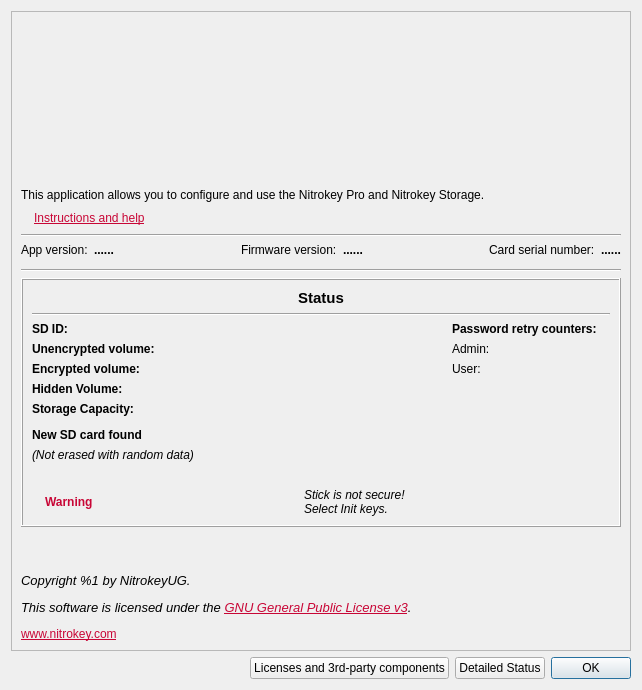
<?xml version="1.0" encoding="UTF-8"?>
<ui version="4.0">
 <class>AboutDialog</class>
 <widget class="QDialog" name="AboutDialog">
  <property name="geometry">
   <rect>
    <x>0</x>
    <y>0</y>
    <width>642</width>
    <height>589</height>
   </rect>
  </property>
  <property name="sizePolicy">
   <sizepolicy hsizetype="Fixed" vsizetype="Fixed">
    <horstretch>0</horstretch>
    <verstretch>0</verstretch>
   </sizepolicy>
  </property>
  <property name="focusPolicy">
   <enum>Qt::NoFocus</enum>
  </property>
  <property name="windowTitle">
   <string>About</string>
  </property>
  <property name="windowIcon">
   <iconset resource="resources.qrc">
    <normaloff>:/images/new/icon_NK.svg</normaloff>:/images/new/icon_NK.svg</iconset>
  </property>
  <property name="autoFillBackground">
   <bool>false</bool>
  </property>
  <layout class="QVBoxLayout" name="verticalLayout_2">
   <item>
    <widget class="QFrame" name="frame">
     <property name="sizePolicy">
      <sizepolicy hsizetype="MinimumExpanding" vsizetype="MinimumExpanding">
       <horstretch>0</horstretch>
       <verstretch>0</verstretch>
      </sizepolicy>
     </property>
     <property name="frameShape">
      <enum>QFrame::StyledPanel</enum>
     </property>
     <property name="frameShadow">
      <enum>QFrame::Sunken</enum>
     </property>
     <layout class="QVBoxLayout" name="verticalLayout_3">
      <item>
       <layout class="QHBoxLayout" name="horizontalLayout_3">
        <item>
         <widget class="QLabel" name="IconLabel">
          <property name="sizePolicy">
           <sizepolicy hsizetype="Fixed" vsizetype="Fixed">
            <horstretch>0</horstretch>
            <verstretch>0</verstretch>
           </sizepolicy>
          </property>
          <property name="minimumSize">
           <size>
            <width>500</width>
            <height>161</height>
           </size>
          </property>
          <property name="maximumSize">
           <size>
            <width>500</width>
            <height>161</height>
           </size>
          </property>
          <property name="accessibleDescription">
           <string>Logo</string>
          </property>
          <property name="text">
           <string notr="true"/>
          </property>
          <property name="pixmap">
           <pixmap resource="resources.qrc">:/images/new/icon_Logo_App.svg</pixmap>
          </property>
         </widget>
        </item>
       </layout>
      </item>
      <item>
       <layout class="QVBoxLayout" name="verticalLayout_7">
        <item>
         <widget class="QLabel" name="label_7">
          <property name="focusPolicy">
           <enum>Qt::StrongFocus</enum>
          </property>
          <property name="text">
           <string>&lt;html&gt;&lt;head/&gt;&lt;body&gt;&lt;p&gt;This application allows you to configure and use the Nitrokey Pro and Nitrokey Storage.&lt;/p&gt;&lt;/body&gt;&lt;/html&gt;</string>
          </property>
          <property name="alignment">
           <set>Qt::AlignLeading|Qt::AlignLeft|Qt::AlignTop</set>
          </property>
          <property name="wordWrap">
           <bool>true</bool>
          </property>
         </widget>
        </item>
        <item>
         <layout class="QHBoxLayout" name="horizontalLayout_5">
          <item>
           <widget class="QLabel" name="info_icon">
            <property name="text">
             <string notr="true"/>
            </property>
           </widget>
          </item>
          <item>
           <widget class="QLabel" name="label_6">
            <property name="focusPolicy">
             <enum>Qt::StrongFocus</enum>
            </property>
            <property name="text">
             <string>&lt;html&gt;&lt;head/&gt;&lt;body&gt;&lt;p&gt;&lt;a href=&quot;https://www.nitrokey.com/start&quot;&gt;&lt;span style=&quot; text-decoration: underline; color:#c80636;&quot;&gt;Instructions and help&lt;/span&gt;&lt;/a&gt;&lt;/p&gt;&lt;/body&gt;&lt;/html&gt;</string>
            </property>
            <property name="openExternalLinks">
             <bool>true</bool>
            </property>
           </widget>
          </item>
          <item>
           <spacer name="horizontalSpacer_3">
            <property name="orientation">
             <enum>Qt::Horizontal</enum>
            </property>
            <property name="sizeHint" stdset="0">
             <size>
              <width>40</width>
              <height>20</height>
             </size>
            </property>
           </spacer>
          </item>
         </layout>
        </item>
       </layout>
      </item>
      <item>
       <widget class="Line" name="line_2">
        <property name="orientation">
         <enum>Qt::Horizontal</enum>
        </property>
       </widget>
      </item>
      <item>
       <layout class="QHBoxLayout" name="horizontalLayout_7">
        <item>
         <layout class="QFormLayout" name="formLayout_2">
          <property name="fieldGrowthPolicy">
           <enum>QFormLayout::AllNonFixedFieldsGrow</enum>
          </property>
          <item row="0" column="0">
           <widget class="QLabel" name="label_3">
            <property name="focusPolicy">
             <enum>Qt::StrongFocus</enum>
            </property>
            <property name="text">
             <string>App version:</string>
            </property>
           </widget>
          </item>
          <item row="0" column="1">
           <widget class="QLabel" name="VersionLabel">
            <property name="font">
             <font>
              <weight>75</weight>
              <bold>true</bold>
             </font>
            </property>
            <property name="focusPolicy">
             <enum>Qt::StrongFocus</enum>
            </property>
            <property name="text">
             <string notr="true">......</string>
            </property>
           </widget>
          </item>
         </layout>
        </item>
        <item>
         <spacer name="horizontalSpacer_2">
          <property name="orientation">
           <enum>Qt::Horizontal</enum>
          </property>
          <property name="sizeHint" stdset="0">
           <size>
            <width>0</width>
            <height>20</height>
           </size>
          </property>
         </spacer>
        </item>
        <item>
         <layout class="QFormLayout" name="formLayout_3">
          <item row="0" column="0">
           <widget class="QLabel" name="label_4">
            <property name="focusPolicy">
             <enum>Qt::StrongFocus</enum>
            </property>
            <property name="text">
             <string>Firmware version:</string>
            </property>
           </widget>
          </item>
          <item row="0" column="1">
           <widget class="QLabel" name="firmwareLabel">
            <property name="font">
             <font>
              <weight>75</weight>
              <bold>true</bold>
             </font>
            </property>
            <property name="focusPolicy">
             <enum>Qt::StrongFocus</enum>
            </property>
            <property name="text">
             <string notr="true">......</string>
            </property>
           </widget>
          </item>
         </layout>
        </item>
        <item>
         <spacer name="horizontalSpacer_8">
          <property name="orientation">
           <enum>Qt::Horizontal</enum>
          </property>
          <property name="sizeHint" stdset="0">
           <size>
            <width>0</width>
            <height>20</height>
           </size>
          </property>
         </spacer>
        </item>
        <item>
         <layout class="QFormLayout" name="formLayout_4">
          <item row="0" column="0">
           <widget class="QLabel" name="label_5">
            <property name="focusPolicy">
             <enum>Qt::StrongFocus</enum>
            </property>
            <property name="text">
             <string>Card serial number:</string>
            </property>
           </widget>
          </item>
          <item row="0" column="1">
           <widget class="QLabel" name="serialEdit">
            <property name="font">
             <font>
              <weight>75</weight>
              <bold>true</bold>
             </font>
            </property>
            <property name="focusPolicy">
             <enum>Qt::StrongFocus</enum>
            </property>
            <property name="accessibleName">
             <string/>
            </property>
            <property name="text">
             <string notr="true">......</string>
            </property>
           </widget>
          </item>
         </layout>
        </item>
       </layout>
      </item>
      <item>
       <widget class="Line" name="line_3">
        <property name="orientation">
         <enum>Qt::Horizontal</enum>
        </property>
       </widget>
      </item>
      <item>
       <widget class="QFrame" name="frame_2">
        <property name="sizePolicy">
         <sizepolicy hsizetype="MinimumExpanding" vsizetype="MinimumExpanding">
          <horstretch>0</horstretch>
          <verstretch>0</verstretch>
         </sizepolicy>
        </property>
        <property name="frameShape">
         <enum>QFrame::Box</enum>
        </property>
        <property name="frameShadow">
         <enum>QFrame::Raised</enum>
        </property>
        <layout class="QVBoxLayout" name="verticalLayout">
         <item>
          <widget class="QLabel" name="label">
           <property name="font">
            <font>
             <pointsize>11</pointsize>
             <weight>75</weight>
             <bold>true</bold>
            </font>
           </property>
           <property name="text">
            <string>Status</string>
           </property>
           <property name="alignment">
            <set>Qt::AlignCenter</set>
           </property>
          </widget>
         </item>
         <item>
          <widget class="Line" name="line">
           <property name="orientation">
            <enum>Qt::Horizontal</enum>
           </property>
          </widget>
         </item>
         <item>
          <layout class="QHBoxLayout" name="horizontalLayout_6">
           <item>
            <layout class="QFormLayout" name="storage_info">
             <property name="sizeConstraint">
              <enum>QLayout::SetMinimumSize</enum>
             </property>
             <property name="fieldGrowthPolicy">
              <enum>QFormLayout::AllNonFixedFieldsGrow</enum>
             </property>
             <item row="0" column="0">
              <widget class="QLabel" name="label_8">
               <property name="font">
                <font>
                 <weight>75</weight>
                 <bold>true</bold>
                </font>
               </property>
               <property name="focusPolicy">
                <enum>Qt::StrongFocus</enum>
               </property>
               <property name="text">
                <string>SD ID:</string>
               </property>
              </widget>
             </item>
             <item row="0" column="1">
              <widget class="QLabel" name="sd_id_label">
               <property name="focusPolicy">
                <enum>Qt::StrongFocus</enum>
               </property>
               <property name="text">
                <string/>
               </property>
              </widget>
             </item>
             <item row="1" column="0">
              <widget class="QLabel" name="label_9">
               <property name="font">
                <font>
                 <weight>75</weight>
                 <bold>true</bold>
                </font>
               </property>
               <property name="focusPolicy">
                <enum>Qt::StrongFocus</enum>
               </property>
               <property name="text">
                <string>Unencrypted volume:</string>
               </property>
              </widget>
             </item>
             <item row="1" column="1">
              <widget class="QLabel" name="unencrypted_volume_label">
               <property name="focusPolicy">
                <enum>Qt::StrongFocus</enum>
               </property>
               <property name="text">
                <string/>
               </property>
              </widget>
             </item>
             <item row="2" column="0">
              <widget class="QLabel" name="label_10">
               <property name="font">
                <font>
                 <weight>75</weight>
                 <bold>true</bold>
                </font>
               </property>
               <property name="focusPolicy">
                <enum>Qt::StrongFocus</enum>
               </property>
               <property name="text">
                <string>Encrypted volume:</string>
               </property>
              </widget>
             </item>
             <item row="2" column="1">
              <widget class="QLabel" name="encrypted_volume_label">
               <property name="focusPolicy">
                <enum>Qt::StrongFocus</enum>
               </property>
               <property name="text">
                <string/>
               </property>
              </widget>
             </item>
             <item row="3" column="0">
              <widget class="QLabel" name="label_11">
               <property name="font">
                <font>
                 <weight>75</weight>
                 <bold>true</bold>
                </font>
               </property>
               <property name="focusPolicy">
                <enum>Qt::StrongFocus</enum>
               </property>
               <property name="text">
                <string>Hidden Volume:</string>
               </property>
              </widget>
             </item>
             <item row="3" column="1">
              <widget class="QLabel" name="hidden_volume_label">
               <property name="focusPolicy">
                <enum>Qt::StrongFocus</enum>
               </property>
               <property name="text">
                <string/>
               </property>
              </widget>
             </item>
             <item row="5" column="0">
              <widget class="QLabel" name="static_storage_info">
               <property name="font">
                <font>
                 <weight>75</weight>
                 <bold>true</bold>
                </font>
               </property>
               <property name="focusPolicy">
                <enum>Qt::StrongFocus</enum>
               </property>
               <property name="text">
                <string>Storage Capacity:</string>
               </property>
              </widget>
             </item>
             <item row="6" column="0">
              <spacer name="verticalSpacer_3">
               <property name="orientation">
                <enum>Qt::Vertical</enum>
               </property>
               <property name="sizeHint" stdset="0">
                <size>
                 <width>20</width>
                 <height>0</height>
                </size>
               </property>
              </spacer>
             </item>
             <item row="5" column="1">
              <widget class="QLabel" name="l_storage_capacity">
               <property name="focusPolicy">
                <enum>Qt::StrongFocus</enum>
               </property>
               <property name="text">
                <string notr="true"/>
               </property>
              </widget>
             </item>
            </layout>
           </item>
           <item>
            <spacer name="horizontalSpacer_6">
             <property name="orientation">
              <enum>Qt::Horizontal</enum>
             </property>
             <property name="sizeHint" stdset="0">
              <size>
               <width>0</width>
               <height>20</height>
              </size>
             </property>
            </spacer>
           </item>
           <item>
            <layout class="QFormLayout" name="formLayout">
             <item row="1" column="0">
              <widget class="QLabel" name="label1">
               <property name="focusPolicy">
                <enum>Qt::StrongFocus</enum>
               </property>
               <property name="text">
                <string>Admin:</string>
               </property>
              </widget>
             </item>
             <item row="2" column="0">
              <widget class="QLabel" name="label2">
               <property name="focusPolicy">
                <enum>Qt::StrongFocus</enum>
               </property>
               <property name="text">
                <string>User:</string>
               </property>
              </widget>
             </item>
             <item row="1" column="1">
              <widget class="QLabel" name="admin_retry_label">
               <property name="focusPolicy">
                <enum>Qt::StrongFocus</enum>
               </property>
               <property name="text">
                <string/>
               </property>
              </widget>
             </item>
             <item row="2" column="1">
              <widget class="QLabel" name="user_retry_label">
               <property name="focusPolicy">
                <enum>Qt::StrongFocus</enum>
               </property>
               <property name="text">
                <string/>
               </property>
              </widget>
             </item>
             <item row="0" column="0">
              <widget class="QLabel" name="label_2">
               <property name="font">
                <font>
                 <weight>75</weight>
                 <bold>true</bold>
                </font>
               </property>
               <property name="focusPolicy">
                <enum>Qt::StrongFocus</enum>
               </property>
               <property name="text">
                <string>Password retry counters:</string>
               </property>
              </widget>
             </item>
            </layout>
           </item>
          </layout>
         </item>
         <item>
          <widget class="QLabel" name="newsd_label">
           <property name="font">
            <font>
             <weight>75</weight>
             <bold>true</bold>
            </font>
           </property>
           <property name="focusPolicy">
            <enum>Qt::StrongFocus</enum>
           </property>
           <property name="text">
            <string>New SD card found</string>
           </property>
          </widget>
         </item>
         <item>
          <widget class="QLabel" name="not_erased_sd_label">
           <property name="font">
            <font>
             <italic>true</italic>
            </font>
           </property>
           <property name="focusPolicy">
            <enum>Qt::StrongFocus</enum>
           </property>
           <property name="text">
            <string>(Not erased with random data)</string>
           </property>
          </widget>
         </item>
         <item>
          <widget class="QLabel" name="DeviceStatusLabel">
           <property name="text">
            <string/>
           </property>
          </widget>
         </item>
         <item>
          <layout class="QHBoxLayout" name="horizontalLayout_4">
           <property name="sizeConstraint">
            <enum>QLayout::SetMinimumSize</enum>
           </property>
           <item>
            <widget class="QLabel" name="warning_sign">
             <property name="text">
              <string/>
             </property>
             <property name="scaledContents">
              <bool>true</bool>
             </property>
            </widget>
           </item>
           <item>
            <widget class="QLabel" name="label_12">
             <property name="font">
              <font>
               <weight>75</weight>
               <bold>true</bold>
              </font>
             </property>
             <property name="focusPolicy">
              <enum>Qt::StrongFocus</enum>
             </property>
             <property name="text">
              <string>&lt;span style=&quot;color:#c80636&quot;&gt;Warning&lt;/span&gt;</string>
             </property>
            </widget>
           </item>
           <item>
            <spacer name="horizontalSpacer_4">
             <property name="orientation">
              <enum>Qt::Horizontal</enum>
             </property>
             <property name="sizeHint" stdset="0">
              <size>
               <width>0</width>
               <height>0</height>
              </size>
             </property>
            </spacer>
           </item>
           <item>
            <widget class="QLabel" name="label_13">
             <property name="font">
              <font>
               <italic>true</italic>
              </font>
             </property>
             <property name="focusPolicy">
              <enum>Qt::StrongFocus</enum>
             </property>
             <property name="text">
              <string>Stick is not secure!
Select Init keys.</string>
             </property>
             <property name="wordWrap">
              <bool>true</bool>
             </property>
            </widget>
           </item>
           <item>
            <spacer name="horizontalSpacer_5">
             <property name="orientation">
              <enum>Qt::Horizontal</enum>
             </property>
             <property name="sizeHint" stdset="0">
              <size>
               <width>0</width>
               <height>20</height>
              </size>
             </property>
            </spacer>
           </item>
          </layout>
         </item>
        </layout>
       </widget>
      </item>
      <item>
       <spacer name="verticalSpacer">
        <property name="orientation">
         <enum>Qt::Vertical</enum>
        </property>
        <property name="sizeType">
         <enum>QSizePolicy::Minimum</enum>
        </property>
        <property name="sizeHint" stdset="0">
         <size>
          <width>0</width>
          <height>0</height>
         </size>
        </property>
       </spacer>
      </item>
      <item>
       <spacer name="verticalSpacer_4">
        <property name="orientation">
         <enum>Qt::Vertical</enum>
        </property>
        <property name="sizeHint" stdset="0">
         <size>
          <width>20</width>
          <height>40</height>
         </size>
        </property>
       </spacer>
      </item>
      <item>
       <widget class="QLabel" name="AboutLabel_2">
        <property name="focusPolicy">
         <enum>Qt::StrongFocus</enum>
        </property>
        <property name="text">
         <string>&lt;html&gt;&lt;head/&gt;&lt;body&gt;&lt;p&gt;&lt;span style=&quot; font-size:10pt; font-style:italic;&quot;&gt;Copyright %1 by NitrokeyUG. &lt;/span&gt;&lt;/p&gt;&lt;p&gt;&lt;span style=&quot; font-size:10pt; font-style:italic;&quot;&gt;This software is licensed under the &lt;/span&gt;&lt;a href=&quot;https://www.gnu.org/licenses/&quot;&gt;&lt;span style=&quot; font-size:10pt; font-style:italic; text-decoration: underline; color:#c80636;&quot;&gt;GNU General Public License v3&lt;/span&gt;&lt;/a&gt;&lt;span style=&quot; font-size:10pt; font-style:italic;&quot;&gt;.&lt;/span&gt;&lt;/p&gt;&lt;p&gt;&lt;a href=&quot;https://nitrokey.com&quot;&gt;&lt;span style=&quot; text-decoration: underline; color:#c80636;&quot;&gt;www.nitrokey.com&lt;/span&gt;&lt;/a&gt;&lt;/p&gt;&lt;/body&gt;&lt;/html&gt;</string>
        </property>
        <property name="alignment">
         <set>Qt::AlignLeading|Qt::AlignLeft|Qt::AlignTop</set>
        </property>
        <property name="wordWrap">
         <bool>true</bool>
        </property>
        <property name="openExternalLinks">
         <bool>true</bool>
        </property>
        <property name="textInteractionFlags">
         <set>Qt::LinksAccessibleByKeyboard|Qt::LinksAccessibleByMouse</set>
        </property>
       </widget>
      </item>
     </layout>
    </widget>
   </item>
   <item>
    <layout class="QHBoxLayout" name="horizontalLayout">
     <item>
      <spacer name="horizontalSpacer">
       <property name="orientation">
        <enum>Qt::Horizontal</enum>
       </property>
       <property name="sizeHint" stdset="0">
        <size>
         <width>40</width>
         <height>20</height>
        </size>
       </property>
      </spacer>
     </item>
     <item>
      <widget class="QPushButton" name="btn_3rdparty">
       <property name="text">
        <string>Licenses and 3rd-party components</string>
       </property>
      </widget>
     </item>
     <item>
      <widget class="QPushButton" name="ButtonStickStatus">
       <property name="enabled">
        <bool>true</bool>
       </property>
       <property name="text">
        <string>Detailed Status</string>
       </property>
      </widget>
     </item>
     <item>
      <widget class="QPushButton" name="ButtonOK">
       <property name="focusPolicy">
        <enum>Qt::TabFocus</enum>
       </property>
       <property name="text">
        <string>OK</string>
       </property>
       <property name="default">
        <bool>true</bool>
       </property>
      </widget>
     </item>
    </layout>
   </item>
  </layout>
 </widget>
 <tabstops>
  <tabstop>label_7</tabstop>
  <tabstop>label_6</tabstop>
  <tabstop>label_3</tabstop>
  <tabstop>VersionLabel</tabstop>
  <tabstop>label_4</tabstop>
  <tabstop>firmwareLabel</tabstop>
  <tabstop>label_5</tabstop>
  <tabstop>serialEdit</tabstop>
  <tabstop>label_2</tabstop>
  <tabstop>label1</tabstop>
  <tabstop>admin_retry_label</tabstop>
  <tabstop>label2</tabstop>
  <tabstop>user_retry_label</tabstop>
  <tabstop>label_8</tabstop>
  <tabstop>sd_id_label</tabstop>
  <tabstop>label_9</tabstop>
  <tabstop>unencrypted_volume_label</tabstop>
  <tabstop>label_10</tabstop>
  <tabstop>encrypted_volume_label</tabstop>
  <tabstop>label_11</tabstop>
  <tabstop>hidden_volume_label</tabstop>
  <tabstop>static_storage_info</tabstop>
  <tabstop>l_storage_capacity</tabstop>
  <tabstop>newsd_label</tabstop>
  <tabstop>not_erased_sd_label</tabstop>
  <tabstop>label_12</tabstop>
  <tabstop>label_13</tabstop>
  <tabstop>AboutLabel_2</tabstop>
  <tabstop>btn_3rdparty</tabstop>
  <tabstop>ButtonStickStatus</tabstop>
  <tabstop>ButtonOK</tabstop>
 </tabstops>
 <resources>
  <include location="resources.qrc"/>
 </resources>
 <connections/>
</ui>
